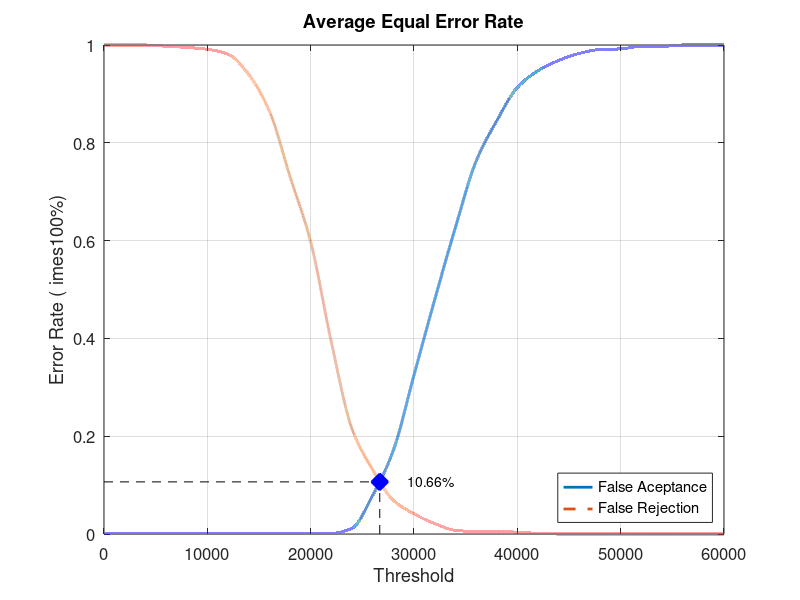
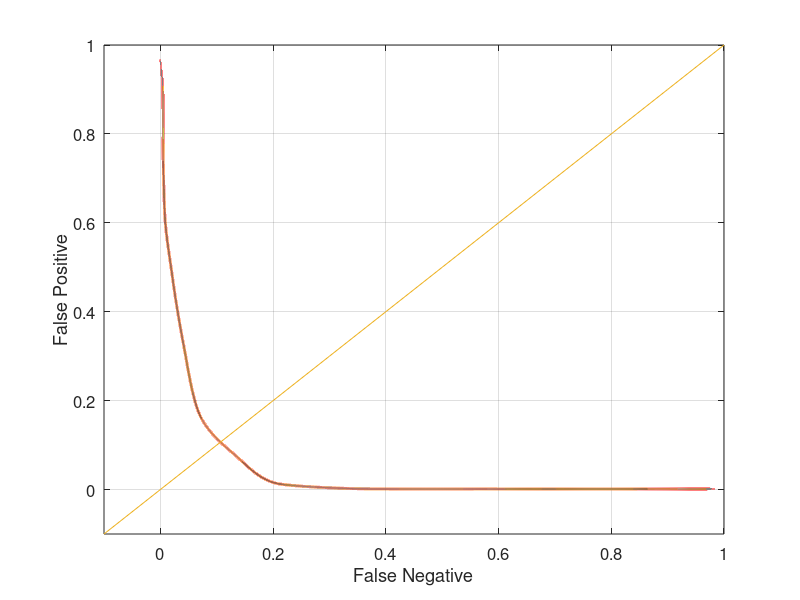

Source code (MATLAB) for these figures, in order:
close all;
clear;
clc;
x = 0:2000:60000;
xq = 0:0.5:60000;

y0 = [0 0.00131579 0.00131579 0.00131579 0.00131579 0.00131579 0.00131579 0.00131579 0.00131579 0.00131579 0.00131579 0.00131579 0.0118421 0.0789474 0.171053 0.325 0.478947 0.626316 0.761842 0.844737 0.913158 0.947368 0.968421 0.982895 0.990789 0.992105 0.997368 0.997368 1 1 1]
yy0 = interp1(x, y0, xq, 'pchip');
y1 = [1 1 1 0.9975 0.995 0.99125 0.98125 0.94 0.865 0.73125 0.5975 0.3925 0.215 0.13125 0.06875 0.04125 0.02125 0.0075 0.005 0.005 0.00375 0.00125 0 0 0 0 0 0 0 0 0]
yy1 = interp1(x, y1, xq, 'pchip');

% Calculating EER: 
y2 = abs(y0 - y1);
find(y2 == min(y2))
yy2 = abs(yy0 - yy1);
xEER = find(yy2 == min(yy2));
xEERIndex = xq(xEER) % X-axis EER
yEER = yy0(xEER) % Y-axis EER

main = figure
plot(xq, yy0,'-','LineWidth', 2);	hold on
plot(xq, yy1,'--','LineWidth', 2);	hold on
plot([xEERIndex xEERIndex], [0 yEER], 'k--');	hold on
plot([0 xEERIndex], [yEER yEER], 'k--');	hold on
plot(xEERIndex, yEER, 'bx', 'LineWidth', 10);	hold on
text(xEERIndex + 10 * xEERIndex / 100, yEER, [num2str(round((10000 * yEER)) / 100) '%'])
legend('False Aceptance', 'False Rejection', 'Location', 'SouthEast')
xlabel('Threshold')
ylabel('Error Rate (	imes100%)')
title('Average Equal Error Rate')
set(gca, 'FontSize', 12)
axis([0 60000 0 1])
grid on

print(main, 'Experiment1AverageMain', '-dpng');
FNRxFPR = figure('Color', [1 1 1]);
plot(yy1, yy0, '-', yy1, yy0, 'LineWidth', 2);
hold on
y = -0.1:0.1:1
plot(y, y); 
set(gca, 'FontSize', 12)
xlabel('False Negative')
ylabel('False Positive')
axis([-0.1 1 -0.1 1])
set(gca, 'FontSize', 12)
grid on

print(FNRxFPR, 'Experiment1AverageFNRxFPR','-dpng');
